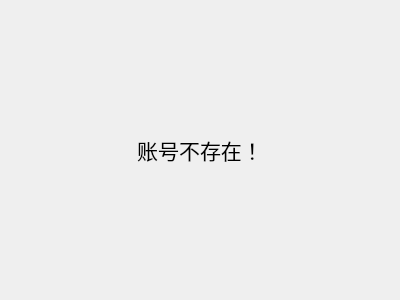
<?xml version="1.0" encoding="UTF-8"?>
<ui version="4.0">
 <class>inexistence</class>
 <widget class="QDialog" name="inexistence">
  <property name="geometry">
   <rect>
    <x>0</x>
    <y>0</y>
    <width>400</width>
    <height>300</height>
   </rect>
  </property>
  <property name="windowTitle">
   <string>账号不存在</string>
  </property>
  <layout class="QVBoxLayout" name="verticalLayout">
   <item>
    <widget class="QLabel" name="label">
     <property name="font">
      <font>
       <family>Adobe 黑体 Std R</family>
       <pointsize>16</pointsize>
      </font>
     </property>
     <property name="text">
      <string>账号不存在！</string>
     </property>
     <property name="alignment">
      <set>Qt::AlignCenter</set>
     </property>
    </widget>
   </item>
  </layout>
 </widget>
 <resources/>
 <connections/>
</ui>
